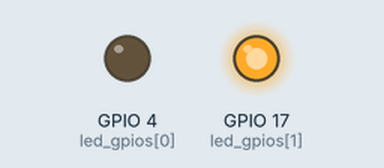
This program was run on a simulated Raspberry Pi (BCM pin numbers). Shown: output pins drawn as LEDs (lit = HIGH). At 10.0 s the program stops and its outputs stay as they are.

Above: at 0.1 s.
At 5.1 s:
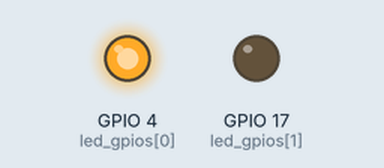
At 10.1 s:
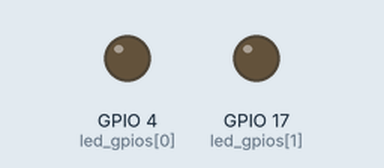
Timing chart, 0 to 11.5 s (numbered marks = the images above):
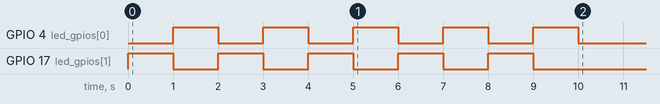

The program:

multiple_output.py
```python
#!/usr/bin/env python

import RPi.GPIO as GPIO
from time import sleep

# Use GPIO numbering
GPIO.setmode(GPIO.BCM)

# List of putput GPIOs
led_gpios = [4, 17]

# Set up GPIOs setting every other output high (starting with the first)
for i, gpio in enumerate(led_gpios):
    state = i % 2 == 0
    GPIO.setup(gpio, GPIO.OUT, initial=state)

# Toggle the states of each output 10 times
for _ in range(10):
    # Get list of current states
    states = [not GPIO.input(gpio) for gpio in led_gpios]
    # Update outputs with new states
    GPIO.output(led_gpios, states)
    sleep(1.0)

# Reset GPIO configuration
GPIO.cleanup()
```
